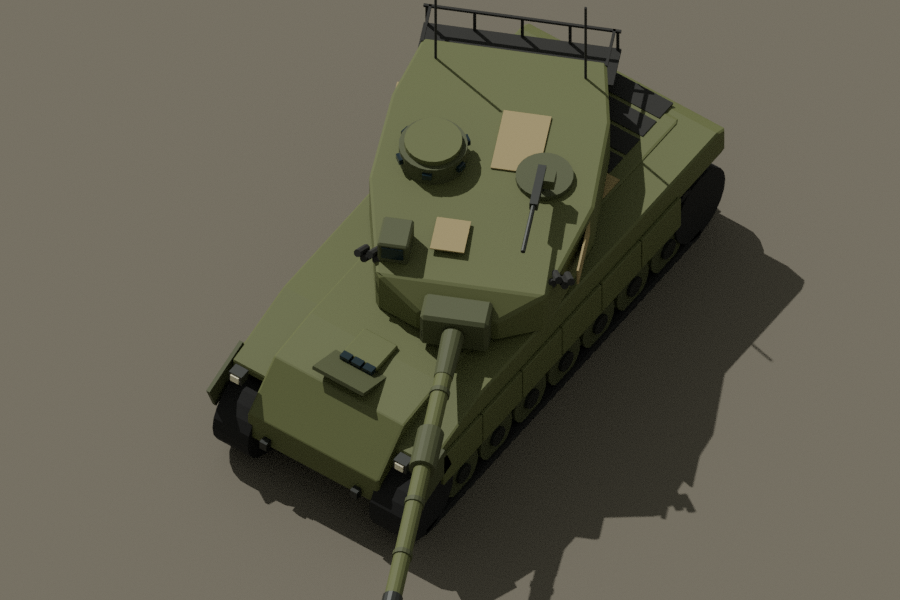
#> input picture blender/out/preview_iso.png, 900 x 600 px
$ python build_items.py
#> lines starting #> are read from the running program, lines starting #| are printed output that depends on the picture
"""Draws the 105 mm tank shell and the Tank Kit (our own art) and packs them as game item mods (.zedmod =
zip of mod.json + sprite.png + preview.jpg + locale) into workshop/content/Tank/items/Ammo/.
The plugin loads that file next to Tank.dll (src/Bundled.cs), so every install route works.
Run:  python art-src/build_items.py"""
import json, os, zipfile
from PIL import Image, ImageDraw

HERE = os.path.dirname(os.path.abspath(__file__))
REPO = os.path.join(HERE, "..")

# Never change the guid after release: saves and other mods refer to it.
GUID = "3f7c1d05-a105-4c2b-9e10-105a7a4c0105"
RID = 881105  # requested runtime id; the game's loader remaps it if it clashes
KIT_GUID = "9b2e4f1a-7a4c-4d1e-8c3b-7a4c0e7a4c01"
KIT_RID = 881106
KIT_NAME = "Tank Kit"
KIT_DESC = ("Everything needed to put a main battle tank together: armour plate, a diesel power pack, tracks and a turret, "
            "packed in one heavy crate. Built at a workbench. Carry it and press Page Up to have the tank assembled "
            "in front of you; the kit is used up.")
KIT3_GUID = "c3d0b7e1-5a4e-4f6b-9d2a-3d7a4c0e7a4c"
KIT3_RID = 881107
KIT3_NAME = "Battle Tank Kit"
KIT3_DESC = ("A heavier crate for the Battle Tank: a fully modelled main battle tank with a turret that turns in 3D, "
             "a 105 mm gun and a roof machine gun. Built at a workbench. Carry it and press Page Up to have it assembled "
             "in front of you; the kit is used up (a Battle Tank Kit is used before a Tank Kit).")
# Iron Plate, Metal Component, Copper Tube, Iron Wire, Copper Wire
KIT3_RECIPE = KIT_RECIPE = [(8, 60), (62, 20), (11, 10), (12, 20), (13, 10)]
CASE_GUID = "105ca5e0-7a4c-4b2d-9e10-105a7a4c0108"
CASE_RID = 881108  # the shell recipe names this id; the plugin follows it if the loader remaps it
CASE_NAME = "105 mm Shell Casing"
CASE_DESC = ("The empty brass case of a fired 105 mm tank shell. The tank hands one back after every main gun shot. "
             "Take it to the reloader with gunpowder, nitric acid powder and an iron plate to make a new shell. "
             "New casings are pressed from copper plate at the reloader.")
NAME = "105 mm Tank Shell"
DESC = ("A 105 mm high-explosive anti-tank round for the tank's main gun. A brass case full of propellant "
        "and a shaped-charge warhead with a long stand-off probe on the nose. Load it into the tank's cargo or "
        "carry it in your backpack; each shot uses one and gives the empty casing back. Crafted at the reloader "
        "from a 105 mm Shell Casing. Heavy: you won't carry many on foot.")

# Iron Plate, Metal Component, Copper Tube, Iron Wire, Copper Wire

W, H = 512, 128  # sprite, drawn pointing right (+x), nose at the right

def draw_shell(scale=1):
    s = scale
    im = Image.new("RGBA", (W * s, H * s), (0, 0, 0, 0))
    d = ImageDraw.Draw(im)
    cy = H * s // 2
    def box(x0, x1, half, fill, outline=(30, 26, 18, 255)):
        d.rectangle([x0 * s, cy - half * s, x1 * s, cy + half * s], fill=fill, outline=outline, width=2 * s)
    # base rim and brass case
    box(8, 22, 34, (150, 112, 40, 255))
    box(20, 250, 30, (196, 152, 62, 255))
    d.rectangle([24 * s, cy - 26 * s, 246 * s, cy - 18 * s], fill=(232, 196, 110, 255))  # shine
    d.rectangle([24 * s, cy + 18 * s, 246 * s, cy + 26 * s], fill=(160, 120, 46, 255))   # shade
    d.ellipse([10 * s, cy - 8 * s, 20 * s, cy + 8 * s], fill=(110, 80, 30, 255))          # primer
    # case neck and driving band
    d.polygon([(250 * s, cy - 30 * s), (270 * s, cy - 24 * s), (270 * s, cy + 24 * s), (250 * s, cy + 30 * s)],
              fill=(186, 142, 56, 255), outline=(30, 26, 18, 255))
    box(270, 282, 25, (170, 92, 52, 255))  # copper band
    # warhead body (olive drab) tapering to the ogive
    d.polygon([(282 * s, cy - 24 * s), (380 * s, cy - 24 * s), (430 * s, cy - 9 * s), (430 * s, cy + 9 * s),
               (380 * s, cy + 24 * s), (282 * s, cy + 24 * s)], fill=(86, 92, 52, 255), outline=(26, 28, 16, 255))
    d.polygon([(286 * s, cy - 20 * s), (378 * s, cy - 20 * s), (410 * s, cy - 11 * s), (286 * s, cy - 11 * s)],
              fill=(120, 128, 76, 255))
    # yellow HE marking band and black stencil stripe
    box(300, 312, 24, (214, 186, 40, 255))
    box(330, 336, 24, (24, 24, 20, 255))
    # stand-off probe and fuze tip
    box(430, 488, 5, (70, 74, 70, 255))
    d.polygon([(488 * s, cy - 8 * s), (504 * s, cy), (488 * s, cy + 8 * s)], fill=(60, 62, 58, 255), outline=(20, 20, 20, 255))
    return im

def draw_casing():
    # the shell's brass case and rim only, open at the neck
    full = draw_shell(1)
    case = full.crop((0, 0, 256, H))
    d = ImageDraw.Draw(case)
    cy = H // 2
    d.ellipse([244, cy - 22, 256, cy + 22], fill=(70, 52, 20, 255))  # open mouth
    return case

def draw_kit(body=(92, 100, 56, 255), title="TANK KIT"):
    im = Image.new("RGBA", (256, 192), (0, 0, 0, 0))
    d = ImageDraw.Draw(im)
    ol = (24, 26, 16, 255)
    d.rectangle([8, 24, 248, 184], fill=body, outline=ol, width=4)      # crate
    for x in (8, 244):
        d.rectangle([x, 24, x + 4, 184], fill=(70, 76, 42, 255))
    for y in (60, 148):
        d.rectangle([8, y, 248, y + 8], fill=(70, 76, 42, 255), outline=ol, width=1)  # slats
    d.rectangle([8, 8, 248, 30], fill=(104, 112, 64, 255), outline=ol, width=4)       # lid
    for x in (40, 216):
        d.rectangle([x - 10, 4, x + 10, 34], fill=(60, 60, 56, 255), outline=ol, width=2)  # latches
    # stencilled tank silhouette (side view) and text
    st = (210, 200, 150, 255)
    d.rectangle([62, 104, 194, 128], fill=st)          # hull
    d.polygon([(54, 110), (62, 104), (62, 128), (54, 122)], fill=st)
    d.rectangle([96, 88, 154, 104], fill=st)           # turret
    d.rectangle([154, 93, 214, 98], fill=st)           # barrel
    for cx in range(74, 190, 20):
        d.ellipse([cx - 8, 124, cx + 8, 140], fill=st)  # road wheels
    d.text((128 - len(title) * 3, 40), title, fill=st)
    d.text((100, 156), "105 MM", fill=st)
    return im

def pack(key, kind, data, sprite, preview):
    art = os.path.join(REPO, "items", kind, key)
    os.makedirs(art, exist_ok=True)
    out = os.path.join(REPO, "workshop", "content", "Tank", "items", kind)
    os.makedirs(out, exist_ok=True)
    sprite.save(os.path.join(art, "sprite.png"))
    preview.save(os.path.join(art, "preview.jpg"), quality=92)
    guid = data["modGuid"]
    locale = {"langCode": "en_US", "modGuid": guid, "translatorNote": "", "itemName": data["itemName"],
              "itemDescription": data["itemDescription"], "extraFields": []}
    path = os.path.join(out, guid + ".zedmod")
    with zipfile.ZipFile(path, "w", zipfile.ZIP_DEFLATED) as z:
        z.writestr("mod.json", json.dumps(data, indent=4, ensure_ascii=False))
        z.write(os.path.join(art, "sprite.png"), "sprite.png")
        z.write(os.path.join(art, "preview.jpg"), "preview.jpg")
        z.writestr("locale/en_US.json", json.dumps(locale, indent=4, ensure_ascii=False))
    print("built", os.path.relpath(path, REPO), data["itemName"])

def preview_of(img, size, label):
    prev = Image.new("RGB", (512, 512), (34, 38, 30))
    pd = ImageDraw.Draw(prev)
    for y in range(0, 512, 32):
        pd.line([(0, y), (512, y)], fill=(40, 45, 36))
    big = img.resize(size, Image.LANCZOS)
    prev.paste(big, ((512 - size[0]) // 2, (512 - size[1]) // 2), big)
    pd.text((20, 470), label, fill=(220, 200, 120))
    return prev

def main():
    shell = draw_shell(1)
#> in draw_shell, `im = Image.new("RGBA", (W * s, H * s), (0, 0, 0, 0))`: im: PIL image 512x128 RGBA; every value is 0
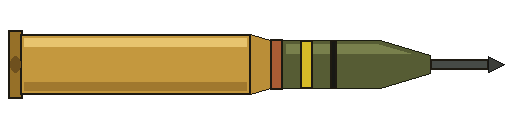
#> shell: PIL image 512x128 RGBA; mean R, G, B, A 54.5, 44.8, 20.8, 93.1; transparent parts drawn white
    d = {
        "modType": "Ammo", "modGuid": GUID, "runtimeId": RID, "publishMode": 0, "targetNativeItemId": 0,
        "primaryLangCode": "en_US", "spritePath": "sprite.png", "ppu": 640,
        "spriteRegions": [{"slotName": "Main", "region": {"x": 6, "y": 26, "w": 500, "h": 76}}],
        "itemName": NAME, "itemName_EN": NAME, "itemDescription": DESC, "itemDescription_EN": DESC,
        "itemRarity": 0.9, "hiddenItem": False, "itemInventorySizeX": 4, "itemInventorySizeY": 1,
        "generateItemInRoom": True, "generateItemInField": False, "generateItemInCoastFloat": 0.0,
        "weight": 2.5, "itemPrice": 400.0, "stackNumber": 4,
        # One spent casing, propellant (Gunpowder 7, Nitric Acid Powder 75) and iron plate (8) for the warhead.
        "craftRecipeItems": [{"itemId": CASE_RID, "itemNumber": 1.0}, {"itemId": 7, "itemNumber": 5.0},
                             {"itemId": 75, "itemNumber": 3.0}, {"itemId": 8, "itemNumber": 1.0}],
        "craftPlatform": 3, "craftAudioType": 0, "craftOutputNumber": 1,
        "repairRecipeItems": [{"itemId": 56, "itemNumber": 1.0}],
        "ammoNumber": 2, "ammoBaseDamage": 3000.0,
    }
    pack("shell105", "Ammo", d, shell, preview_of(shell, (480, 120), "105 mm"))

    case = draw_casing()
#> in draw_casing, `case = full.crop((0, 0, 256, H))`:
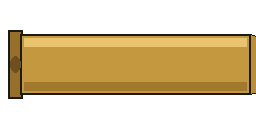
#> case: PIL image 256x128 RGBA; mean R, G, B, A 83.1, 65.2, 28.4, 118.6; transparent parts drawn white
    c = dict(d)
    c.update({"modGuid": CASE_GUID, "runtimeId": CASE_RID, "ppu": 640,
              "spriteRegions": [{"slotName": "Main", "region": {"x": 6, "y": 26, "w": 250, "h": 76}}],
              "itemName": CASE_NAME, "itemName_EN": CASE_NAME, "itemDescription": CASE_DESC, "itemDescription_EN": CASE_DESC,
              "itemRarity": 0.6, "itemInventorySizeX": 2, "itemInventorySizeY": 1, "generateItemInRoom": False,
              "weight": 1.0, "itemPrice": 60.0, "stackNumber": 10,
              # Copper Plate (9) pressed into a new case
              "craftRecipeItems": [{"itemId": 9, "itemNumber": 4.0}],
              "craftPlatform": 3, "craftOutputNumber": 1,
              "repairRecipeItems": [{"itemId": 9, "itemNumber": 1.0}],
              "ammoNumber": 1, "ammoBaseDamage": 0.0})
    pack("casing105", "Ammo", c, case, preview_of(case, (400, 200), "105 mm casing"))
#> call 2 of preview_of, with size = (400, 200), label = '105 mm casing'
#> in preview_of (call 2), `prev.paste(big, ((512 - size[0]) // 2, (512 - size[1]) // 2), big)`:
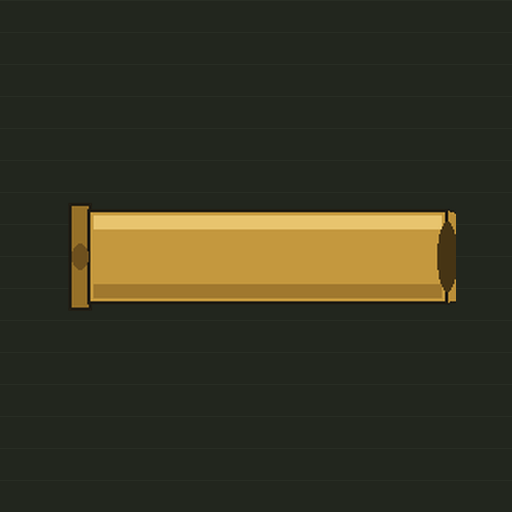
#> prev: PIL image 512x512 RGB; mean R, G, B 54.3, 52.4, 34.5

    kit = draw_kit()
#> in draw_kit, `im = Image.new("RGBA", (256, 192), (0, 0, 0, 0))`: im: PIL image 256x192 RGBA; every value is 0
    # The kit is an Ammo-type item only because that type is a plain stackable item; no gun uses it.
    # Recipe (game ids confirmed in game): Iron Plate 8, Copper Tube 11, Iron Wire 12, Copper Wire 13,
    # Metal Component 62. Built at the workbench (craftPlatform 2, same as the Boltgun guns).
    k = {
        "modType": "Ammo", "modGuid": KIT_GUID, "runtimeId": KIT_RID, "publishMode": 0, "targetNativeItemId": 0,
        "primaryLangCode": "en_US", "spritePath": "sprite.png", "ppu": 256,
        "spriteRegions": [{"slotName": "Main", "region": {"x": 6, "y": 2, "w": 244, "h": 184}}],
        "itemName": KIT_NAME, "itemName_EN": KIT_NAME, "itemDescription": KIT_DESC, "itemDescription_EN": KIT_DESC,
        "itemRarity": 0.99, "hiddenItem": False, "itemInventorySizeX": 4, "itemInventorySizeY": 3,
        "generateItemInRoom": False, "generateItemInField": False, "generateItemInCoastFloat": 0.0,
        "weight": 40.0, "itemPrice": 20000.0, "stackNumber": 1,
        "craftRecipeItems": [{"itemId": i, "itemNumber": float(n)} for i, n in KIT_RECIPE],
        "craftPlatform": 2, "craftAudioType": 0, "craftOutputNumber": 1,
        "repairRecipeItems": [{"itemId": 8, "itemNumber": 1.0}],
        "ammoNumber": 1, "ammoBaseDamage": 0.0,
    }
    pack("tankkit", "Ammo", k, kit, preview_of(kit, (384, 288), "Tank Kit"))
#> call 3 of preview_of, with size = (384, 288), label = 'Tank Kit'
#> in preview_of (call 3), `big = img.resize(size, Image.LANCZOS)`:
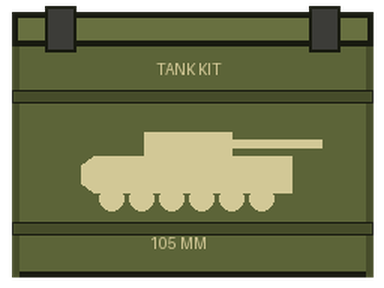
#> big: PIL image 384x288 RGBA; mean R, G, B, A 88, 91.9, 56.5, 222.2; transparent parts drawn white
#> in preview_of (call 3), `prev.paste(big, ((512 - size[0]) // 2, (512 - size[1]) // 2), big)`:
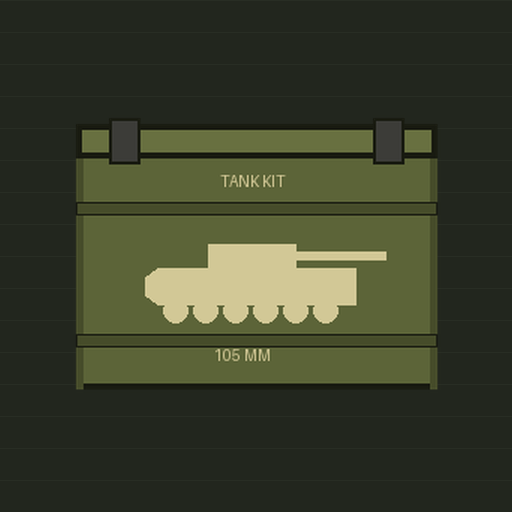
#> prev: PIL image 512x512 RGB; mean R, G, B 58.3, 62.5, 42.8

    # Battle Tank Kit: same kind of item, darker crate; its preview is a render of the 3D model
    kit3 = draw_kit((70, 74, 46, 255), "BATTLE TANK")
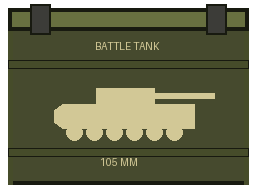
#> kit3: PIL image 256x192 RGBA; mean R, G, B, A 76.2, 78.1, 51.2, 222.2; transparent parts drawn white
    k3 = dict(k)
    k3.update({"modGuid": KIT3_GUID, "runtimeId": KIT3_RID, "itemName": KIT3_NAME, "itemName_EN": KIT3_NAME,
               "itemDescription": KIT3_DESC, "itemDescription_EN": KIT3_DESC, "weight": 50.0, "itemPrice": 30000.0,
               "craftRecipeItems": [{"itemId": i, "itemNumber": float(n)} for i, n in KIT3_RECIPE]})
    render = os.path.join(REPO, "blender", "out", "preview_iso.png")
    if os.path.exists(render):
        r = Image.open(render).convert("RGB")
        w, h = r.size
#> w = 900; h = 600
        prev3 = r.crop(((w - h) // 2, 0, (w - h) // 2 + h, h)).resize((512, 512), Image.LANCZOS)
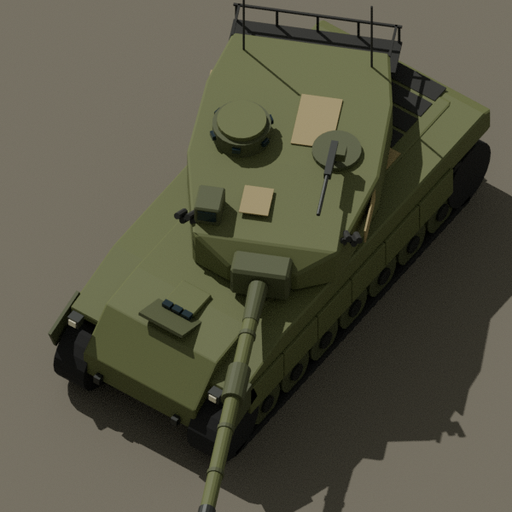
#> prev3: PIL image 512x512 RGB; mean R, G, B 86.8, 85, 68.2
    else:
        prev3 = preview_of(kit3, (384, 288), "Battle Tank Kit")
    pack("battletankkit", "Ammo", k3, kit3, prev3)

if __name__ == "__main__":
    main()
